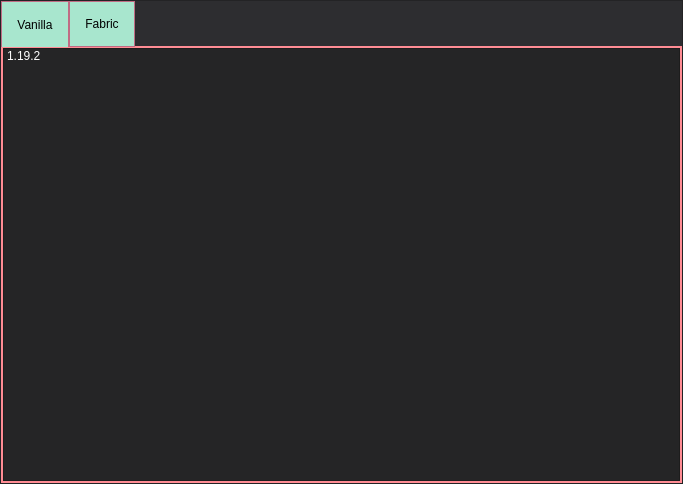
<?xml version="1.0" encoding="UTF-8"?>
<ui version="4.0">
 <class>VersionSelectWindow</class>
 <widget class="QMainWindow" name="VersionSelectWindow">
  <property name="geometry">
   <rect>
    <x>0</x>
    <y>0</y>
    <width>683</width>
    <height>484</height>
   </rect>
  </property>
  <property name="windowTitle">
   <string>MainWindow</string>
  </property>
  <property name="styleSheet">
   <string notr="true">QWidget {
background-color: rgb(37, 37, 38);
color: rgb(255, 255, 255);
}
QWidget .QPushButton {
border:0px;
background-color: rgb(37, 37, 38);
}
QWidget .QPushButton:hover {
border:0px;
background-color: rgb(0, 122, 204);
}

QLineEdit {
border:1px solid rgb(67, 67, 70);
background-color: rgb(51, 51, 55);
color: rgb(255, 255, 255);
}
QLineEdit:disabled {
border:1px solid rgb(67, 67, 70);
background-color: rgb(45, 45, 48);
color: rgb(255, 255, 255);
}

QWidget .QFrame {
background-color: rgb(45, 45, 48);
color: rgb(255, 255, 255);
}
QFrame .QPushButton {
border:1px solid rgb(83, 83, 85);
background-color: rgb(63, 63, 70);
color: rgb(255, 255, 255);
}
QFrame .QPushButton:disabled {
border: 1px solid rgb(61, 61, 67);
background-color: rgb(45, 45, 48);
}
QFrame .QPushButton:hover {
background-color: rgb(63, 63, 70);
border: 1px solid rgb(5, 111, 182);
}

QTabWidget::pane {
  border: 2px solid #FF8C94;
  top:-1px; 
  background: #2A363B;
} 

QTabBar::tab {
  background: #A8E6CE;
  color: black;
  border: 1px solid #C06C84; 
  padding: 15px;
} 

QTabBar::tab:selected { 
  background: #A8E6CE;
  margin-bottom: -1px; 
}

QListWidget QScrollBar
{
	background : #3d5a80;
}
QListView::item:hover
{
	border-radius: 5px;
	background: #455054;
}

QListView::item:selected
{
	border : 2px solid #E5FCC2;
	border-radius: 25px;
	background : #023047;
}</string>
  </property>
  <widget class="QWidget" name="centralwidget">
   <layout class="QVBoxLayout" name="verticalLayout">
    <property name="spacing">
     <number>0</number>
    </property>
    <property name="leftMargin">
     <number>0</number>
    </property>
    <property name="topMargin">
     <number>0</number>
    </property>
    <property name="rightMargin">
     <number>0</number>
    </property>
    <property name="bottomMargin">
     <number>0</number>
    </property>
    <item>
     <widget class="QFrame" name="frame">
      <property name="frameShape">
       <enum>QFrame::StyledPanel</enum>
      </property>
      <property name="frameShadow">
       <enum>QFrame::Raised</enum>
      </property>
      <layout class="QVBoxLayout" name="verticalLayout_2">
       <property name="spacing">
        <number>0</number>
       </property>
       <property name="leftMargin">
        <number>0</number>
       </property>
       <property name="topMargin">
        <number>0</number>
       </property>
       <property name="rightMargin">
        <number>0</number>
       </property>
       <property name="bottomMargin">
        <number>0</number>
       </property>
       <item>
        <widget class="QTabWidget" name="versionTabWidget">
         <property name="sizePolicy">
          <sizepolicy hsizetype="Expanding" vsizetype="Expanding">
           <horstretch>0</horstretch>
           <verstretch>0</verstretch>
          </sizepolicy>
         </property>
         <property name="maximumSize">
          <size>
           <width>16777215</width>
           <height>16777215</height>
          </size>
         </property>
         <property name="styleSheet">
          <string notr="true"/>
         </property>
         <property name="currentIndex">
          <number>0</number>
         </property>
         <widget class="QWidget" name="vanillaTab">
          <attribute name="title">
           <string>Vanilla</string>
          </attribute>
          <layout class="QVBoxLayout" name="verticalLayout_4">
           <property name="spacing">
            <number>0</number>
           </property>
           <property name="leftMargin">
            <number>0</number>
           </property>
           <property name="topMargin">
            <number>0</number>
           </property>
           <property name="rightMargin">
            <number>0</number>
           </property>
           <property name="bottomMargin">
            <number>0</number>
           </property>
           <item>
            <widget class="QListWidget" name="vanillaList">
             <item>
              <property name="text">
               <string>1.19.2</string>
              </property>
             </item>
            </widget>
           </item>
          </layout>
         </widget>
         <widget class="QWidget" name="fabricTab">
          <attribute name="title">
           <string>Fabric</string>
          </attribute>
          <layout class="QVBoxLayout" name="verticalLayout_3">
           <property name="spacing">
            <number>0</number>
           </property>
           <property name="leftMargin">
            <number>0</number>
           </property>
           <property name="topMargin">
            <number>0</number>
           </property>
           <property name="rightMargin">
            <number>0</number>
           </property>
           <property name="bottomMargin">
            <number>0</number>
           </property>
           <item>
            <widget class="QListWidget" name="fabricList"/>
           </item>
          </layout>
         </widget>
        </widget>
       </item>
      </layout>
     </widget>
    </item>
   </layout>
  </widget>
 </widget>
 <resources/>
 <connections/>
</ui>
